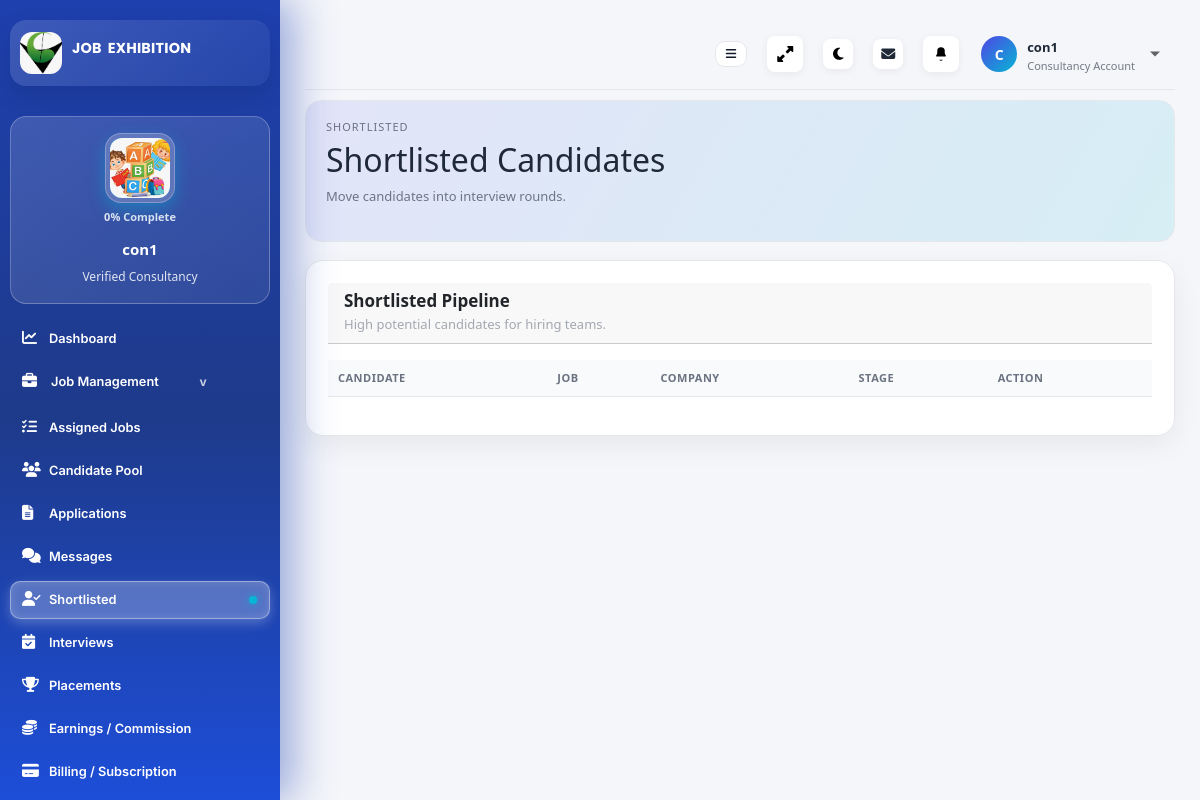
Screenshot of /consultancy/shortlisted/ (signed in) with the database file from the repository.
### dashboard/models.py (models this page shows, shortened)
class UserBase(models.Model):
    name = models.CharField(max_length=200)
    email = models.EmailField(max_length=254)
    phone = models.CharField(max_length=50, blank=True)
    password = models.CharField(max_length=128, blank=True)
    location = models.CharField(max_length=120, blank=True)
    address = models.TextField(blank=True)
    registration_date = models.DateTimeField(auto_now_add=True)
    last_login = models.DateTimeField(null=True, blank=True)
    profile_image = models.FileField(upload_to="profiles/", null=True, blank=True)
    account_type = models.CharField(max_length=50, blank=True)
    profile_completion = models.PositiveIntegerField(default=0)
    kyc_status = models.CharField(max_length=20, choices=KYC_CHOICES, default="Pending")
    account_status = models.CharField(max_length=20, choices=ACCOUNT_STATUS_CHOICES, default="Active")
    warning_count = models.PositiveIntegerField(default=0)
    suspension_reason = models.CharField(max_length=255, blank=True)
    class Meta:
        abstract = True

class Consultancy(UserBase):
    company_type = models.CharField(max_length=40, blank=True)
    registration_number = models.CharField(max_length=120, blank=True)
    gst_number = models.CharField(max_length=120, blank=True)
    year_established = models.PositiveIntegerField(null=True, blank=True)
    website_url = models.URLField(blank=True)
    alt_phone = models.CharField(max_length=50, blank=True)
    office_landline = models.CharField(max_length=50, blank=True)
    address_line1 = models.CharField(max_length=200, blank=True)
    address_line2 = models.CharField(max_length=200, blank=True)
    city = models.CharField(max_length=120, blank=True)
    state = models.CharField(max_length=120, blank=True)
    pin_code = models.CharField(max_length=20, blank=True)
    country = models.CharField(max_length=120, blank=True)
    owner_name = models.CharField(max_length=200, blank=True)
    owner_designation = models.CharField(max_length=120, blank=True)
    owner_phone = models.CharField(max_length=50, blank=True)
    owner_email = models.EmailField(blank=True)
    owner_pan = models.CharField(max_length=50, blank=True)
    owner_aadhaar = models.CharField(max_length=50, blank=True)
    consultancy_type = models.CharField(max_length=200, blank=True)
    industries_served = models.CharField(max_length=255, blank=True)
    service_charges = models.CharField(max_length=120, blank=True)
    areas_of_operation = models.CharField(max_length=120, blank=True)
    license_number = models.CharField(max_length=120, blank=True)
    registration_certificate = models.FileField(upload_to="documents/consultancies/", null=True, blank=True)
    gst_certificate = models.FileField(upload_to="documents/consultancies/", null=True, blank=True)
    pan_card = models.FileField(upload_to="documents/consultancies/", null=True, blank=True)
    address_proof = models.FileField(upload_to="documents/consultancies/", null=True, blank=True)
    contact_position = models.CharField(max_length=120, blank=True)
    plan_name = models.CharField(max_length=120, blank=True)
    plan_type = models.CharField(max_length=20, choices=PLAN_CHOICES, blank=True)
    plan_start = models.DateField(null=True, blank=True)
    plan_expiry = models.DateField(null=True, blank=True)
    payment_status = models.CharField(max_length=20, choices=PAYMENT_CHOICES, blank=True)
    auto_renew = models.BooleanField(default=False)
    commission_fixed_fee = models.PositiveIntegerField(default=25000)
    commission_percentage = models.PositiveIntegerField(default=10)
    commission_milestone_notes = models.CharField(
        max_length=255,
        blank=True,
        default="Stage-wise commission release",
    )

### dashboard/views.py (the view, shortened to what this page needs)
# urls.py: path("consultancy/shortlisted/", views.consultancy_shortlisted_view, name="consultancy_shortlisted"),
@consultancy_login_required
def consultancy_shortlisted_view(request):
    consultancy_id = request.session.get("consultancy_id")
    consultancy = Consultancy.objects.filter(id=consultancy_id).first()
    if not consultancy:
        return redirect("dashboard:login")
    shortlisted = []
    return render(
        request,
        "dashboard/consultancy/consultancy_shortlisted.html",
        {"consultancy": consultancy, "shortlisted": shortlisted},
    )

### dashboard/context_processors.py (called while the page is built, shortened)
def admin_profile_context(request):
    if not request.user.is_authenticated:
        return {"admin_profile": None}
    if not (request.user.is_staff or request.user.is_superuser):
        return {"admin_profile": None}
    profile, _ = AdminProfile.objects.get_or_create(user=request.user)
    return {"admin_profile": profile}

def _candidate_subscription_segment(email):
    if not email:
        return "non_subscribed", None
    subscription = (
        Subscription.objects.filter(
            account_type__iexact="Candidate",
            contact__iexact=email,
        )
        .order_by("-expiry_date", "-updated_at")
        .first()
    )
    if not subscription:
        return "non_subscribed", None

def _active_advertisement_for(audience, segment):
    ads = Advertisement.objects.filter(
        audience=audience,
        is_active=True,
    ).order_by("-created_at")
    scoped = ads.filter(Q(segment=segment) | Q(segment="") | Q(segment__isnull=True)).first()
    if scoped:
        return scoped
    generic = ads.filter(Q(segment="") | Q(segment__isnull=True)).first()
    return generic or ads.first()

def static_assets_context(request):
    return {
        "static_asset_version": getattr(settings, "STATIC_ASSET_VERSION", "1"),
    }

def panel_notifications_context(request):
    payload = build_panel_notifications(request, limit=8)
    return {
        "panel_notifications": payload.get("items", []),
        "panel_notification_unread_count": payload.get("unread_count", 0),
        "panel_notification_role": payload.get("role"),
    }

### dashboard/notifications.py (called while the page is built)
def _get_seen_at(request, role, account):
    key = ROLE_SEEN_SESSION_KEYS.get(role)
    raw_value = request.session.get(key) if key else None
    if raw_value:
        parsed = parse_datetime(raw_value)
        if parsed:
            if timezone.is_naive(parsed):
                return timezone.make_aware(parsed, timezone.get_current_timezone())
            return parsed
    if account and getattr(account, "last_login", None):
        return account.last_login
    return None

### dashboard/views.py (called while the page is built)
def _safe_session_get(request, key, default=None):
    for _ in range(2):
        try:
            return request.session.get(key, default)
        except DatabaseError:
            close_old_connections()
    return default

### dashboard/templates/dashboard/consultancy/consultancy_shortlisted.html (shortened to what this page needs)
{% extends "dashboard/consultancy/consultancy_base.html" %}
{% load static %}
{% block content %}
<section class="page-hero">
  <div>
    <p class="eyebrow">Shortlisted</p>
    <h2>Shortlisted Candidates</h2>
    <p class="muted">Move candidates into interview rounds.</p>
  </div>
</section>
<section class="card">
  <div class="card-header">
    <div>
      <h3>Shortlisted Pipeline</h3>
      <p class="muted">High potential candidates for hiring teams.</p>
    </div>
  </div>
  <div class="table-wrap">
    <table class="table">
      <thead>
        <tr>
          <th>Candidate</th>
          <th>Job</th>
          <th>Company</th>
          <th>Stage</th>
          <th>Action</th>
        </tr>
      </thead>
    </table>
  </div>
</section>
{% endblock %}

### dashboard/templates/dashboard/consultancy/consultancy_base.html (shortened to what this page needs)
{% load static %}
<!doctype html>
<html lang="en">
  <head>
    <link rel="stylesheet" href="https://cdn.jsdelivr.net/npm/bootstrap@5.3.2/dist/css/bootstrap.min.css" />
    <link rel="stylesheet" href="https://cdnjs.cloudflare.com/ajax/libs/font-awesome/6.5.0/css/all.min.css" />
    <link rel="stylesheet" href="{% static 'dashboard/css/style.css' %}?v={{ static_asset_version }}" />
  </head>
  <body class="consultancy-dashboard">
    <div class="app-shell">
      <aside class="sidebar consultancy-sidebar">
        <div class="brand">
          <div class="brand-mark">
            <img src="{% static 'dashboard/img/je-logo.svg' %}?v={{ static_asset_version }}" alt="Job Exhibition logo" />
          </div>
          <div class="brand-text">
            <h1 class="style-1"><span class="brand-job">Job</span> <span class="brand-exhibition">Exhibition</span></h1>
          </div>
</div>
        <div class="company-user consultancy-user">
          <div class="company-logo-stack">
            <div class="company-logo" style="--progress: {{ consultancy.profile_completion|default:0 }};">
              {% if consultancy.profile_image %}
                <img src="{{ consultancy.profile_image.url }}" alt="Consultancy logo" />
              {% else %}
                <span>{{ consultancy.name|default:"C"|first|upper }}</span>
              {% endif %}
            </div>
            <span class="profile-progress-text">{{ consultancy.profile_completion|default:0 }}% Complete</span>
          </div>
          <div class="company-user-meta">
            <strong>{{ consultancy.name|default:"consultancy" }}</strong>
            <span>{{ consultancy.kyc_status|default:"Verified" }} Consultancy</span>
          </div>
        </div>
        <nav class="sidebar-nav">
          <a class="nav-item {% if request.resolver_match.url_name == 'consultancy_dashboard' %}active{% endif %}" href="{% url 'dashboard:consultancy_dashboard' %}">
            <span class="nav-icon"><i class="fa-solid fa-chart-line"></i></span>
            <span>Dashboard</span>
          </a>
          <div class="nav-section {% if request.resolver_match.url_name == 'consultancy_jobs' or request.resolver_match.url_name == 'consultancy_job_detail' %}open{% endif %}">
            <button class="nav-item nav-toggle" type="button" data-target="consultancyJobManagement" aria-expanded="{% if request.resolver_match.url_name == 'consultancy_jobs' or request.resolver_match.url_name == 'consultancy_job_detail' %}true{% else %}false{% endif %}" aria-controls="consultancyJobManagement">
              <div class="nav-label">
                <span class="nav-icon"><i class="fa-solid fa-briefcase"></i></span>
                <span>Job Management</span>
              </div>
              <span class="caret">v</span>
            </button>
          </div>
          <a class="nav-item {% if request.resolver_match.url_name == 'consultancy_assigned_jobs' %}active{% endif %}" href="{% url 'dashboard:consultancy_assigned_jobs' %}">
            <span class="nav-icon"><i class="fa-solid fa-list-check"></i></span>
            <span>Assigned Jobs</span>
          </a>
          <a class="nav-item {% if request.resolver_match.url_name == 'consultancy_candidate_pool' %}active{% endif %}" href="{% url 'dashboard:consultancy_candidate_pool' %}">
            <span class="nav-icon"><i class="fa-solid fa-users"></i></span>
            <span>Candidate Pool</span>
          </a>
          <a class="nav-item {% if request.resolver_match.url_name == 'consultancy_applications' %}active{% endif %}" href="{% url 'dashboard:consultancy_applications' %}">
            <span class="nav-icon"><i class="fa-solid fa-file-lines"></i></span>
            <span>Applications</span>
          </a>
          <a class="nav-item {% if request.resolver_match.url_name == 'consultancy_messages' %}active{% endif %}" href="{% url 'dashboard:consultancy_messages' %}">
            <span class="nav-icon"><i class="fa-solid fa-comments"></i></span>
            <span>Messages</span>
          </a>
          <a class="nav-item {% if request.resolver_match.url_name == 'consultancy_shortlisted' %}active{% endif %}" href="{% url 'dashboard:consultancy_shortlisted' %}">
            <span class="nav-icon"><i class="fa-solid fa-user-check"></i></span>
            <span>Shortlisted</span>
          </a>
          <a class="nav-item {% if request.resolver_match.url_name == 'consultancy_interviews' %}active{% endif %}" href="{% url 'dashboard:consultancy_interviews' %}">
            <span class="nav-icon"><i class="fa-solid fa-calendar-check"></i></span>
            <span>Interviews</span>
          </a>
          <a class="nav-item {% if request.resolver_match.url_name == 'consultancy_placements' %}active{% endif %}" href="{% url 'dashboard:consultancy_placements' %}">
            <span class="nav-icon"><i class="fa-solid fa-trophy"></i></span>
            <span>Placements</span>
          </a>
          <a class="nav-item {% if request.resolver_match.url_name == 'consultancy_earnings' %}active{% endif %}" href="{% url 'dashboard:consultancy_earnings' %}">
            <span class="nav-icon"><i class="fa-solid fa-coins"></i></span>
            <span>Earnings / Commission</span>
          </a>
          <a class="nav-item {% if request.resolver_match.url_name == 'consultancy_subscription' %}active{% endif %}" href="{% url 'dashboard:consultancy_subscription' %}">
            <span class="nav-icon"><i class="fa-solid fa-credit-card"></i></span>
            <span>Billing / Subscription</span>
          </a>
        </nav>
      </aside>
      <main class="main">
        <header class="page-header">
          <div class="topbar">
            <div class="top-actions">
              <div class="sidebar-control">
  <button class="sidebar-control-btn" type="button" data-sidebar-toggle aria-label="Toggle sidebar">
    <i class="fa-solid fa-bars"></i>
  </button>
</div>
<button class="icon-btn fullscreen-toggle" type="button" data-fullscreen-toggle aria-label="Toggle fullscreen">
  <i class="fa-solid fa-up-right-and-down-left-from-center"></i>
</button>
              <button class="icon-btn compact" id="darkModeToggle" aria-label="Toggle dark mode">
                <i class="fa-solid fa-moon"></i>
              </button>
              <a class="icon-btn compact" href="{% url 'dashboard:consultancy_messages' %}" aria-label="Messages">
                <i class="fa-solid fa-envelope"></i>
              </a>
              <details class="notification-dropdown">
                <summary class="icon-btn" aria-label="Notifications">
                  <svg viewBox="0 0 24 24" aria-hidden="true"><path d="M12 3a5 5 0 0 0-5 5v3.2l-1.4 2.7a1 1 0 0 0 .9 1.5h11a1 1 0 0 0 .9-1.5L17 11.2V8a5 5 0 0 0-5-5Zm0 18a2.5 2.5 0 0 0 2.3-1.5h-4.6A2.5 2.5 0 0 0 12 21Z" /></svg>
                </summary>
              </details>
            </div>
            <details class="profile-dropdown">
              <summary class="profile-summary">
                <div class="profile-avatar">{{ consultancy.name|default:"C"|first|upper }}</div>
                <div class="profile-meta">
                  <strong>{{ consultancy.name|default:"consultancy" }}</strong>
                  <span>Consultancy Account</span>
                </div>
                <svg class="chevron" viewBox="0 0 24 24" aria-hidden="true"><path d="m6 9 6 6 6-6" /></svg>
              </summary>
            </details>
          </div>
        </header>
        {% block content %}{% endblock %}
      </main>
    </div>
  </body>
</html>

### rows the page displays
Consultancy: profile_image (picture), profile_completion "0", name "con1", kyc_status "Verified", name|first "C"
